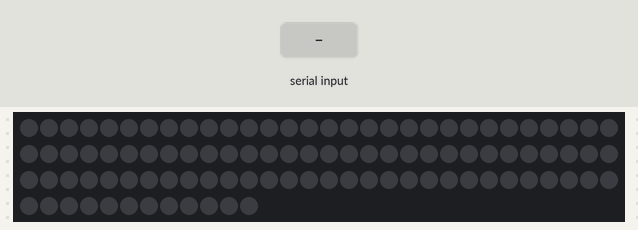
Bench run of a sketch on a simulated Arduino Uno, built with avr-gcc and run on an emulated ATmega328P. Shown: 102 RGB LEDs in strip order, left to right, continuing on the next row. The test bench sets the inputs (shaded band). Dim RGB values are drawn brighter than linear.

Above: at 1.2 s.
1.3 s: "1\n" received over Serial
At 1.82 s:
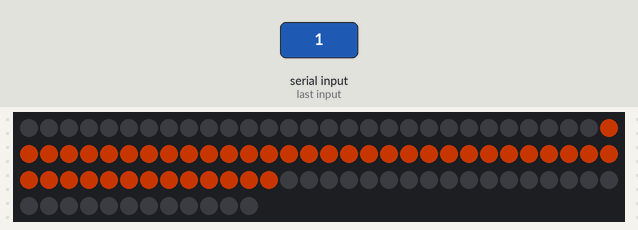
4.0 s: "90,45\n" received over Serial
At 4.6 s:
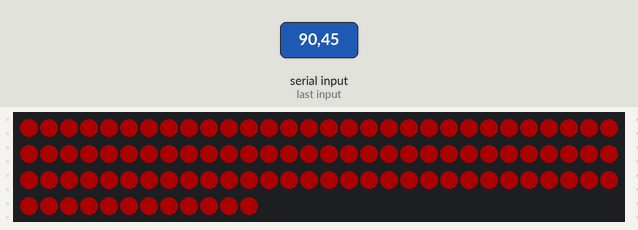
5.5 s: "30,150\n" received over Serial
At 7.9 s:
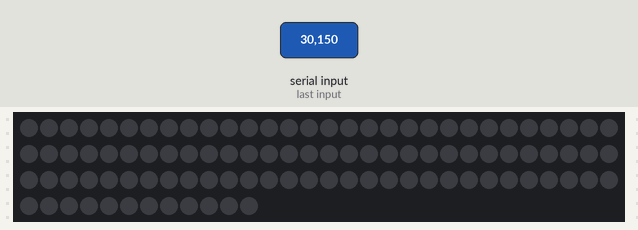
Timing chart, 0 to 9.4 s (numbered marks = the images above; inputs shaded):
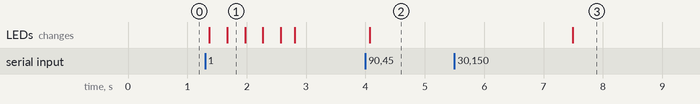

The sketch:

Arduino_ARGB_Effects_Sketch.ino
```cpp
#include "FastLED.h"

#define LED_PIN 2    // пин ленты
#define NUMLEDS 102  // количество светодиодов

CRGB argb[NUMLEDS];
byte brightness = 100;     // яркость 0-255
float blinker_time = 2.0;  // время анимации поворотника(секунды)
void l_blinler() {
  for (int i = NUMLEDS; i >= 0; i--) {
    argb[i] = CRGB::OrangeRed;
    FastLED.show();
    delayMicroseconds(blinker_time / 2 * 1000000 / NUMLEDS / 2);
  }
  for (int i = NUMLEDS; i >= 0; i--) {
    argb[i] = CRGB::Black;
    FastLED.show();
    delayMicroseconds(blinker_time / 2 * 1000000 / NUMLEDS / 2);
  }
  FastLED.clear();
  // Serial.println("l_blinler");
}

void r_blinler() {
  for (int i = 0; i < NUMLEDS; i++) {
    argb[i] = CRGB::OrangeRed;
    FastLED.show();
    delayMicroseconds(blinker_time / 2 * 1000000 / NUMLEDS / 2);
  }
  for (int i = 0; i < NUMLEDS; i++) {
    argb[i] = CRGB::Black;
    FastLED.show();
    delayMicroseconds(blinker_time / 2 * 1000000 / NUMLEDS / 2);
  }
  FastLED.clear();
  FastLED.show();
  // Serial.println("r_blinler");
}

void hazard() {
  int center = 0;
  if (NUMLEDS % 2 == 0) center = NUMLEDS / 2 - 1;
  else int center = NUMLEDS / 2;
  for (int i_l = center, i_r = center + 1; i_l >= 0 && i_r < NUMLEDS; i_l--, i_r++) {
    argb[i_l] = CRGB::OrangeRed;
    argb[i_r] = CRGB::OrangeRed;
    FastLED.show();
    delayMicroseconds(blinker_time / 2 * 1000000 / NUMLEDS);
  }
  for (int i_l = center, i_r = center + 1; i_l >= 0 && i_r < NUMLEDS; i_l--, i_r++) {
    argb[i_l] = CRGB::Black;
    argb[i_r] = CRGB::Black;
    FastLED.show();
    delayMicroseconds(blinker_time / 2 * 1000000 / NUMLEDS);
  }
  FastLED.clear();
  FastLED.show();
  // Serial.println("r_blinler");
}

void warning() {
  for (int i = 0; i <= brightness; i++) {
    FastLED.setBrightness(i);
    FastLED.showColor(CRGB::Red);
    delayMicroseconds(blinker_time / 2 * 1000000 / brightness / 2);
  }
  for (int i = brightness; i >= 0; i--) {
    FastLED.setBrightness(i);
    FastLED.showColor(CRGB::Red);
    delayMicroseconds(blinker_time / 2 * 1000000 / brightness / 2);
  }
  FastLED.setBrightness(brightness);
  FastLED.clear();
  FastLED.show();
}

void lighting(byte R, byte G, byte B) {
  FastLED.showColor(CRGB(R, G, B));
}

void setup() {
  FastLED.addLeds< WS2812, LED_PIN, GRB>(argb, NUMLEDS);
  FastLED.clear();
  FastLED.show();
  FastLED.setBrightness(brightness);
  FastLED.setMaxPowerInVoltsAndMilliamps(5, 1500);
  Serial.begin(9600);
}
// Протокол: аварийка(0-1)л.поворотник(0-1)п.поворотник(0-1)опасность(0-1)R(000-255)G(000-255)B(000-255)
void loop() {
  if (Serial.available() > 0) {
    byte input[13] = { 0 };
    for (int i = 0; i < 13; i++) {
      if (Serial.peek() != -1) input[i] = Serial.read() - '0';
      delay(5);
    }
    byte R = input[4] * 100 + input[5] * 10 + input[6];
    byte G = input[7] * 100 + input[8] * 10 + input[9];
    byte B = input[10] * 100 + input[11] * 10 + input[12];
    if (input[0] == 1) {
      hazard();
    } else if (input[1] == 1) {
      l_blinler();
    } else if (input[2] == 1) {
      r_blinler();
    } else if (input[3] == 1) {
      warning();
    } else {
      lighting(R, G, B);
    }
    for (int i = 0; i < 4; i++) {
      input[i] = 0;
    }
    while (Serial.available() > 0) Serial.read();
  }
}
// l_blinler();
// r_blinler();
// hazard();
// warning();
```

Measured:
- after the input at 1.3 s, the LEDs: first change after 0.07 s (image 1 shows a later state)
- after the input at 4.0 s, the LEDs: change after 0.07 s (image 2)
- after the input at 5.5 s, the LEDs: change after 2.0 s (image 3)
